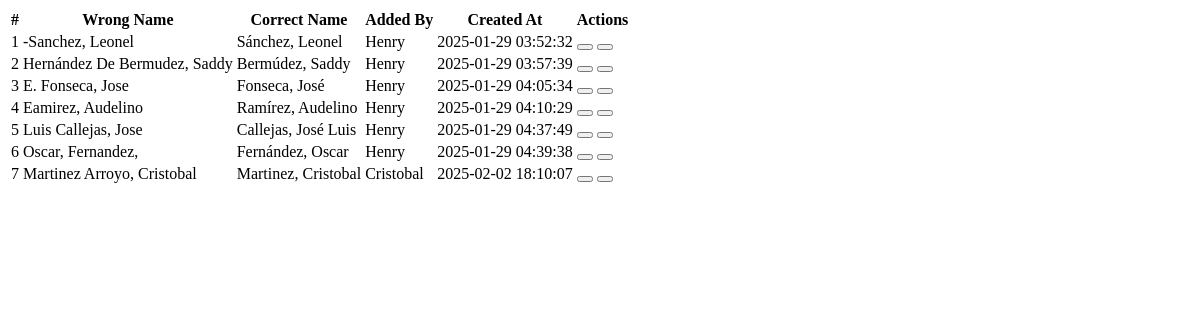
Before: /admin/name_corrections/filter with the older database file.
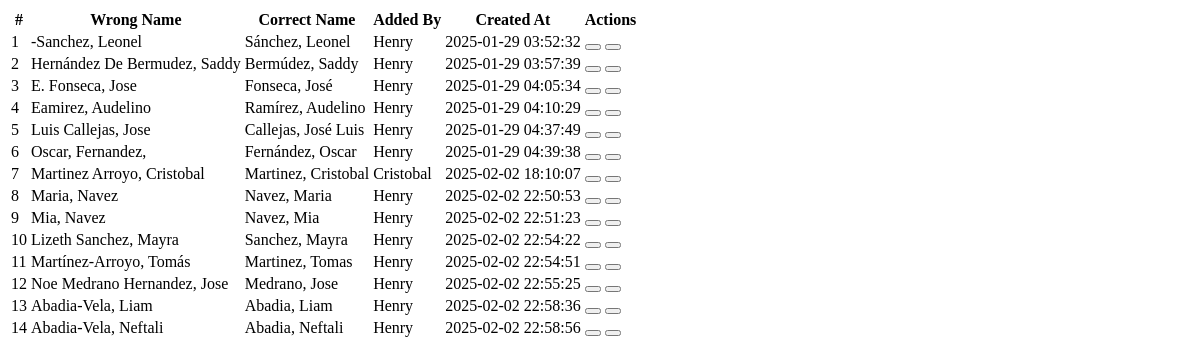
After: the same page with the newer database file.
### models.py (models this page shows)
class NameCorrections(db.Model):
    __tablename__ = 'name_corrections'
    id                = db.Column(db.Integer, primary_key=True)
    wrong_name        = db.Column(db.String(50), nullable=False, unique=False)
    correct_name      = db.Column(db.String(50), nullable=False)
    meeting_center_id = db.Column(db.Integer, db.ForeignKey('meeting_center.id'), nullable=False)
    added_by          = db.Column(db.String(50), nullable=True)  # Opcional: para registrar quién hizo la corrección
    created_at        = db.Column(db.DateTime, default=datetime.utcnow, nullable=False)
    __table_args__ = (
        db.UniqueConstraint('wrong_name', 'meeting_center_id', name='uq_wrong_name_meeting_center'),
    )

### routes.py (the view)
@bp.route('/admin/name_corrections/filter', methods=['GET'])
def filter_name_corrections():
    meeting_center_id = request.args.get('meeting_center_id', type=int)
    if meeting_center_id == 'all' or meeting_center_id is None:
        name_corrections = NameCorrections.query.all()
    else:
        name_corrections = NameCorrections.query.filter_by(meeting_center_id=meeting_center_id).all()
    return render_template('partials/name_correction_table.html', name_corrections=name_corrections)

### app.py (called while the page is built)
def create_app():
    app = Flask(__name__)
    app.config.from_object(Config)
    db.init_app(app)
    Migrate(app, db)
    babel = Babel(app, locale_selector=get_locale)
    app.register_blueprint(routes_blueprint)
    @app.context_processor
    def inject_utilities():
        return {
            'get_locale': get_locale,
            'format_datetime': format_datetime,  # Asegura que esté disponible en las plantillas
        }
    return app

def get_locale():
    lang = request.args.get('lang')
    if lang and lang in Config.LANGUAGES:
        session['lang'] = lang  # Guarda el idioma en la sesión
        return lang
    if 'lang' in session and session['lang'] in Config.LANGUAGES:
        return session['lang']
    return request.accept_languages.best_match(Config.LANGUAGES)

### routes.py (called while the page is built)
@bp.before_request
def load_user():
    user_id = session.get('user_id')
    if user_id:
        g.user = User.query.get(user_id)  # Asumiendo que tienes un modelo `User`
    else:
        g.user = None

### templates/partials/name_correction_table.html (shortened to what this page needs)
<table class="table table-bordered table-striped">
    <thead>
        <tr>
            <th>#</th>
            <th>{{_('Wrong Name')}}</th>
            <th>{{_('Correct Name')}}</th>
            <th>{{_('Added By')}}</th>
            <th>{{_('Created At')}}</th>
            <th>{{_('Actions')}}</th>
        </tr>
    </thead>
    <tbody>
        {% for correction in name_corrections %}
        <tr>
            <td>{{ loop.index }}</td>
            <td>{{ correction.wrong_name }}</td>
            <td>{{ correction.correct_name }}</td>
            <td>{{ correction.added_by }}</td>
            <td>{{ correction.created_at.strftime('%Y-%m-%d %H:%M:%S') }}</td>
            <td>
              <form  id="deleteForm-correction-{{ correction.id }}" method="POST" action="{{ url_for('routes.delete_name_correction', id=correction.id) }}" style="display:inline;">
                  <button type="button" class="btn btn-danger btn-sm" onclick="confirmDelete('correction', {{ correction.id }})">
                  </button>
              </form>
              <form method="POST" action="{{ url_for('routes.revert_name_correction', id=correction.id) }}" style="display:inline;" id="revert-form-{{ correction.id }}">
                  <button type="button" class="btn btn-success btn-sm" onclick="confirmRevert({{ correction.id }})">
                  </button>
              </form>
          </td>
        </tr>
        {% endfor %}
    </tbody>
  </table>

Changed rows visible on the page:
added NameCorrections: wrong_name "Maria, Navez", correct_name "Navez, Maria", added_by "Henry", created_at "2025-02-02 22:50:53"
added NameCorrections: wrong_name "Mia, Navez", correct_name "Navez, Mia", added_by "Henry", created_at "2025-02-02 22:51:23"
added NameCorrections: wrong_name "Lizeth Sanchez, Mayra", correct_name "Sanchez, Mayra", added_by "Henry", created_at "2025-02-02 22:54:22"
added NameCorrections: wrong_name "Martínez-Arroyo, Tomás", correct_name "Martinez, Tomas", added_by "Henry", created_at "2025-02-02 22:54:51"
added NameCorrections: wrong_name "Noe Medrano Hernandez, Jose", correct_name "Medrano, Jose", added_by "Henry", created_at "2025-02-02 22:55:25"
added NameCorrections: wrong_name "Abadia-Vela, Liam", correct_name "Abadia, Liam", added_by "Henry", created_at "2025-02-02 22:58:36"
added NameCorrections: wrong_name "Abadia-Vela, Neftali", correct_name "Abadia, Neftali", added_by "Henry", created_at "2025-02-02 22:58:56"
